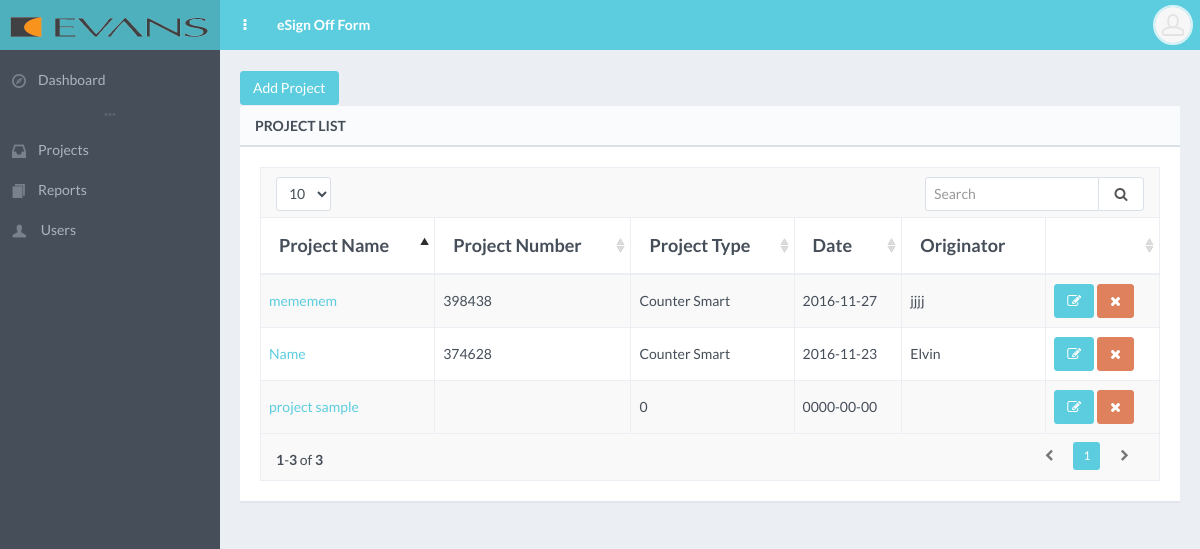
The app's page /admin/projects.php with its own data.
### tables this page shows
CREATE TABLE `project` (
  `projectid` bigint(20) NOT NULL AUTO_INCREMENT,
  `projectname` varchar(300) DEFAULT NULL,
  `projectnumber` varchar(300) DEFAULT NULL,
  `projecttype` varchar(300) DEFAULT NULL,
  `formdate` date DEFAULT NULL,
  `originator` varchar(300) DEFAULT NULL,
  PRIMARY KEY (`projectid`)
);

### admin/include/functions.php (called while the page is built, shortened)
<?php
function selectListSQL($q){
	$conn = dbConnect();
	$stmt = $conn->prepare($q);
	$stmt->execute();
	$rows = $stmt->fetchAll();
	return $rows;
}
?>

### admin/projects.php (the view, shortened to what this page needs)
<?php
include('header.php');
include_once("include/functions.php");
?>
    <body>
        <div id="page-wrapper" class="page-loading">
            <div id="page-container" class="header-fixed-top sidebar-visible-lg-full">
			<?php include('sidebar.php'); ?>
                <div id="main-container">
                    <?php include('headernav.php');?>
                    <div id="page-content">
			<div class="row">
			   <div class="col-lg-12">
						<div>
						 <button type="button" id="addproject" class="btn btn-effect-ripple btn-primary" href="#addproject" data-toggle="modal" onclick="addproject();">Add Project</button>
					</div>
				<div class="block full">
					<div class="block-title">
						<h2>Project List</h2>
					</div>
					<div class="table-responsive">
						<table id="example-datatable" class="table table-striped table-bordered table-vcenter table-hover">
							<thead>
								<tr>
									<th>Project Name</th>
									<th>Project Number</th>
									<th>Project Type</th>
									<th>Date</th>
									<th>Originator</th>
									<th></th>
								</tr>
							</thead>
							<tbody>
					<?php
						$itemlist = selectListSQL("SELECT * FROM project");
						foreach ($itemlist as $rows => $link) {
							$projectid = $link['projectid'];
							$projectname = $link['projectname'];
							$projectnumber = $link['projectnumber'];
							$projecttype = $link['projecttype'];
							$formdate = $link['formdate'];
							$originator = $link['originator'];
							echo "<tr class='odd gradeX'>";
							echo "<td><a href='projectdetails.php?id=$projectid'>$projectname</a></td>";
							echo "<td>$projectnumber</td>";
							echo "<td>$projecttype</td>";
							echo "<td>$formdate</td>";
							echo "<td>$originator</td>";
							echo "<td class='center'>
								<button class='btn btn-primary' onClick='editproject($projectid)'  data-toggle='modal' data-target='#addproject'><i class='fa fa-edit'></i></button>
								<button class='btn btn-danger notification' id='notification' onClick='deleteproject($projectid)'><i class='fa fa-times'></i></button>
							</td>";
							echo "</tr>";
						}
						?>
							</tbody>
						</table>
					</div>
				</div>
			   </div>
			</div>
                    </div>
                </div>
            </div>
        </div>
<?php include('footer.php');?>

### admin/css/main.css (style rules this page uses)
body { font-family: "Lato", "Helvetica Neue", Helvetica, Arial, sans-serif; color: #454e59; background-color: #454e59; }
#page-container, #main-container { min-width: 320px; }
#page-container { opacity: 1; width: 100%; padding: 0; margin: 0 auto; overflow-x: hidden; -webkit-transition: background-color .2s ease-out, opacity .3s ease-out; transition: background-color .2s ease-out, opacity .3s ease-out; }
#page-content { padding: 10px 5px 1px; background-color: #ebeef2; }
#page-container, #sidebar { background-color: #454e59; }
#sidebar, #sidebar-alt, #sidebar-alt-close, #main-container, header.navbar.navbar-fixed-top, header.navbar.navbar-fixed-bottom { -webkit-transition: all .3s ease-out; transition: all .3s ease-out; }
#page-container.header-fixed-top #page-content { padding-top: 60px; }
.block { margin: 0 0 10px; padding: 20px 15px 1px; background-color: #ffffff; border-top-left-radius: 2px; border-top-right-radius: 2px; -webkit-box-shadow: 0 2px 0 rgba(218, 224, 232, .5); box-shadow: 0 2px 0 rgba(218, 224, 232, .5); }
.block.full { padding: 20px 15px; }
.block-title { margin: -20px -15px 20px; border-bottom: 2px solid #dae0e8; border-top-left-radius: 2px; border-top-right-radius: 2px; background: rgba(218, 224, 232, .15); }
.block-title h1, .block-title h2, .block-title h3, .block-title h4, .block-title h5, .block-title h6 { display: inline-block; font-size: 14px; line-height: 1.4; margin: 0; padding: 10px 15px 9px; font-weight: 600; text-transform: uppercase; }
h1, h2, h3, h4, h5, h6, .h1, .h2, .h3, .h4, .h5, .h6 { font-family: "Lato", "Helvetica Neue", Helvetica, Arial, sans-serif; font-weight: 300; }
h1, h2, h3 { margin-bottom: 15px; }
.text-primary, .text-primary:hover, a, a:hover, a:focus, a.text-primary, a.text-primary:hover, a.text-primary:focus { color: #5ccdde; }
.table.table-vcenter th, .table.table-vcenter td { vertical-align: middle; }
.table thead > tr > th { font-size: 18px; font-weight: 600; }
.table thead > tr > th, .table thead > tr > td, .table tfoot > tr > th, .table tfoot > tr > td { padding-top: 15px; padding-bottom: 15px; }
.table tbody > tr > th, .table tbody > tr > td { padding-top: 8px; padding-bottom: 8px; }
.table thead > tr > th, .table tbody > tr > th, .table tfoot > tr > th, .table thead > tr > td, .table tbody > tr > td, .table tfoot > tr > td, .table tbody + tbody, .table-bordered, .table-bordered > thead > tr > th, .table-bordered > tbody > tr > th, .table-bordered > tfoot > tr > th, .table-bordered > thead > tr > td, .table-bordered > tbody > tr > td, .table-bordered > tfoot > tr > td { border-color: #ebeef2; }
.btn { margin: 1px 0; background-color: #ffffff; border-radius: 3px; }
.btn-primary { background-color: #5ccdde; border-color: #5ccdde; }
.btn-danger { background-color: #de815c; border-color: #de815c; }
p, .table, .alert, .carousel { margin-bottom: 20px; }
@media screen and (min-width: 768px) { #page-content { padding: 20px 20px 1px; } }
@media screen and (min-width: 768px) { #page-container.header-fixed-top #page-content { padding-top: 70px; } }
@media screen and (min-width: 768px) { .content-header, .content-header-media .header-section, .block, .block.full, .modal-body { padding-left: 20px; padding-right: 20px; } }
@media screen and (min-width: 768px) { .block, .widget { margin-bottom: 20px; } }
@media screen and (min-width: 768px) { .block-title { margin-left: -20px; margin-right: -20px; } }
@media screen and (min-width: 992px) { #main-container { -webkit-transition: none; transition: none; } }
@media screen and (min-width: 992px) { #main-container { margin-left: 0; margin-right: 0; } }
@media screen and (min-width: 992px) { #page-container.sidebar-visible-lg-full #main-container { margin-left: 220px; } }

### records on screen
project: projectname "mememem", projectnumber "398438", projecttype "Counter Smart", formdate "2016-11-27", originator "jjjj"
project: projectname "Name", projectnumber "374628", projecttype "Counter Smart", formdate "2016-11-23", originator "Elvin"
project: projectname "project sample", projecttype "0", formdate "0000-00-00"
